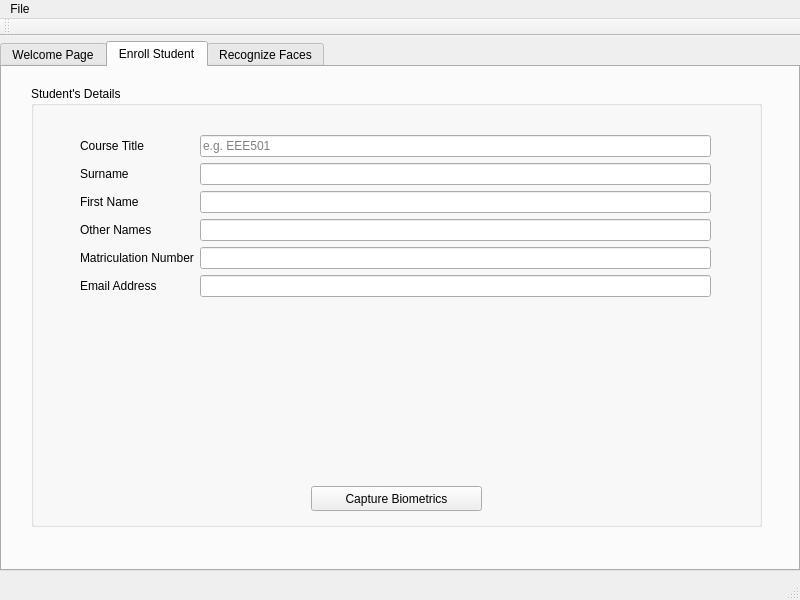
<?xml version="1.0" encoding="UTF-8"?>
<ui version="4.0">
 <class>MainWindow</class>
 <widget class="QMainWindow" name="MainWindow">
  <property name="enabled">
   <bool>true</bool>
  </property>
  <property name="geometry">
   <rect>
    <x>0</x>
    <y>0</y>
    <width>800</width>
    <height>600</height>
   </rect>
  </property>
  <property name="windowTitle">
   <string>MainWindow</string>
  </property>
  <widget class="QWidget" name="centralwidget">
   <widget class="QTabWidget" name="tabWidget">
    <property name="geometry">
     <rect>
      <x>0</x>
      <y>5</y>
      <width>800</width>
      <height>530</height>
     </rect>
    </property>
    <property name="currentIndex">
     <number>1</number>
    </property>
    <widget class="QWidget" name="tab">
     <attribute name="title">
      <string>Welcome Page</string>
     </attribute>
    </widget>
    <widget class="QWidget" name="tab_2">
     <attribute name="title">
      <string>Enroll Student</string>
     </attribute>
     <widget class="QGroupBox" name="groupBox_2">
      <property name="geometry">
       <rect>
        <x>29</x>
        <y>19</y>
        <width>731</width>
        <height>441</height>
       </rect>
      </property>
      <property name="title">
       <string>Student's Details</string>
      </property>
      <widget class="QWidget" name="formLayoutWidget">
       <property name="geometry">
        <rect>
         <x>49</x>
         <y>49</y>
         <width>631</width>
         <height>341</height>
        </rect>
       </property>
       <layout class="QFormLayout" name="formLayout">
        <item row="0" column="0">
         <widget class="QLabel" name="label">
          <property name="text">
           <string>Course Title</string>
          </property>
         </widget>
        </item>
        <item row="0" column="1">
         <widget class="QLineEdit" name="course_code">
          <property name="maxLength">
           <number>6</number>
          </property>
          <property name="placeholderText">
           <string>e.g. EEE501</string>
          </property>
         </widget>
        </item>
        <item row="1" column="1">
         <widget class="QLineEdit" name="surname"/>
        </item>
        <item row="1" column="0">
         <widget class="QLabel" name="label_3">
          <property name="text">
           <string>Surname</string>
          </property>
         </widget>
        </item>
        <item row="2" column="0">
         <widget class="QLabel" name="label_4">
          <property name="text">
           <string>First Name</string>
          </property>
         </widget>
        </item>
        <item row="2" column="1">
         <widget class="QLineEdit" name="first_name"/>
        </item>
        <item row="3" column="0">
         <widget class="QLabel" name="label_2">
          <property name="text">
           <string>Other Names</string>
          </property>
         </widget>
        </item>
        <item row="3" column="1">
         <widget class="QLineEdit" name="other_names"/>
        </item>
        <item row="4" column="0">
         <widget class="QLabel" name="label_5">
          <property name="text">
           <string>Matriculation Number</string>
          </property>
         </widget>
        </item>
        <item row="4" column="1">
         <widget class="QLineEdit" name="mat_no"/>
        </item>
        <item row="5" column="0">
         <widget class="QLabel" name="label_6">
          <property name="text">
           <string>Email Address</string>
          </property>
         </widget>
        </item>
        <item row="5" column="1">
         <widget class="QLineEdit" name="email"/>
        </item>
       </layout>
      </widget>
      <widget class="QPushButton" name="capture_button">
       <property name="geometry">
        <rect>
         <x>280</x>
         <y>400</y>
         <width>171</width>
         <height>25</height>
        </rect>
       </property>
       <property name="text">
        <string>Capture Biometrics</string>
       </property>
      </widget>
     </widget>
    </widget>
    <widget class="QWidget" name="tab_3">
     <attribute name="title">
      <string>Recognize Faces</string>
     </attribute>
    </widget>
   </widget>
  </widget>
  <widget class="QMenuBar" name="menubar">
   <property name="geometry">
    <rect>
     <x>0</x>
     <y>0</y>
     <width>800</width>
     <height>22</height>
    </rect>
   </property>
   <widget class="QMenu" name="menuFile">
    <property name="title">
     <string>File</string>
    </property>
    <addaction name="actionStart_Recognition"/>
    <addaction name="actionSettings"/>
    <addaction name="actionQuit"/>
   </widget>
   <addaction name="menuFile"/>
  </widget>
  <widget class="QStatusBar" name="statusbar"/>
  <widget class="QToolBar" name="toolBar">
   <property name="enabled">
    <bool>true</bool>
   </property>
   <property name="windowTitle">
    <string>toolBar</string>
   </property>
   <attribute name="toolBarArea">
    <enum>TopToolBarArea</enum>
   </attribute>
   <attribute name="toolBarBreak">
    <bool>false</bool>
   </attribute>
  </widget>
  <action name="actionSettings">
   <property name="text">
    <string>Settings</string>
   </property>
  </action>
  <action name="actionQuit">
   <property name="text">
    <string>Quit</string>
   </property>
  </action>
  <action name="actionStart_Recognition">
   <property name="text">
    <string>Start Recognition</string>
   </property>
  </action>
 </widget>
 <resources/>
 <connections/>
</ui>
